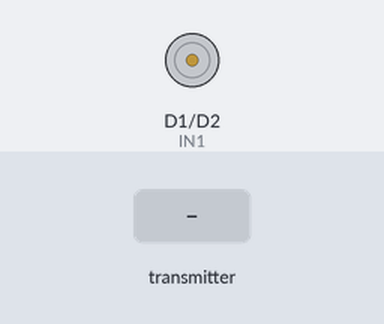
A sketch run on a simulated ESP8266 (NodeMCU). Parts: motor-driver pin pairs drawn as motors (green arrow = first pin HIGH = forward, orange = second pin HIGH = backward, longer = more drive, scaled by the enable pin). The test bench sets the inputs (shaded band).

Above: at 1.2 s.
1.3 s: the transmitter starts sending potValue = 0
2.8 s: the transmitter starts sending potValue = 256
At 4.0 s:
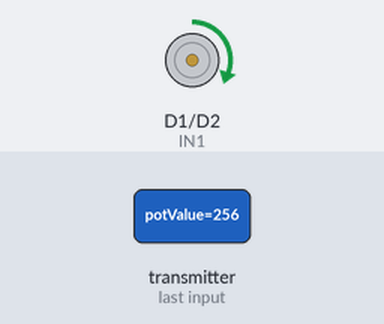
4.3 s: the transmitter starts sending potValue = 512
At 5.4 s:
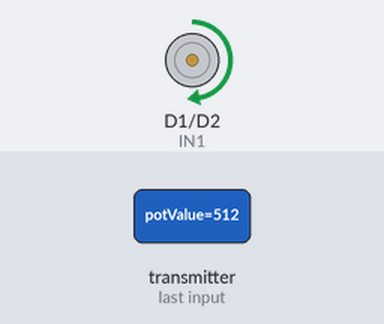
5.8 s: the transmitter starts sending potValue = 1023
At 6.5 s:
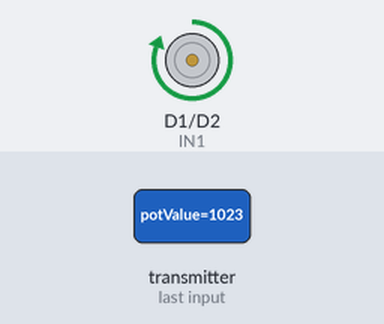
Timing chart, 0 to 8.3 s (numbered marks = the images above; inputs shaded):
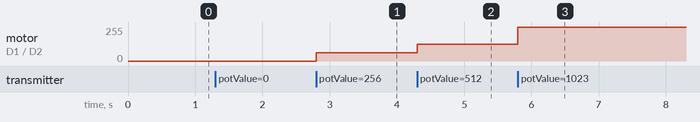

Measured:
- after the input at 2.8 s, motor on D1 (IN1) / D2 (IN2): stopped → forward 63/255 at once
- after the input at 4.3 s, motor on D1 (IN1) / D2 (IN2): forward 63/255 → forward 127/255 at once
- after the input at 5.8 s, motor on D1 (IN1) / D2 (IN2): forward 127/255 → forward 255/255 at once

The sketch:

RecieveValNMove.ino
```cpp
// /workspaces/princessWinipini/ESP 2 (Reciever)/RecieveValNMove.ino
// princessWinipini Boat Project
// Created by calpkim & TitoSpike
// ©2025

#include <ESP8266WiFi.h>
#include <espnow.h>

typedef struct struct_message {
  int potValue;
} struct_message;

struct_message incomingData;

// Motor pins
const int ENA = D7;
const int IN1 = D1;
const int IN2 = D2;

void OnDataRecv(uint8_t *mac, uint8_t *incomingDataBytes, uint8_t len) {
  memcpy(&incomingData, incomingDataBytes, sizeof(incomingData));
  int speed = map(incomingData.potValue, 0, 1023, 0, 100);

  digitalWrite(IN1, HIGH);
  digitalWrite(IN2, LOW);
  analogWrite(ENA, speed);
}

void setup() {
  Serial.begin(115200);
  pinMode(ENA, OUTPUT);
  pinMode(IN1, OUTPUT);
  pinMode(IN2, OUTPUT);
  analogWriteRange(100);

  WiFi.mode(WIFI_STA);
  WiFi.disconnect();

  if (esp_now_init() != 0) {
    Serial.println("ESP-NOW init failed");
    return;
  }

  esp_now_set_self_role(ESP_NOW_ROLE_SLAVE);
  esp_now_register_recv_cb(OnDataRecv);
}

void loop() {
  // Do nothing; data received via callback
}
```
